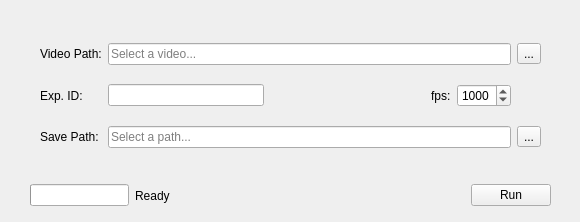
<?xml version="1.0" encoding="UTF-8"?>
<ui version="4.0">
 <class>KinematicsZebra</class>
 <widget class="QMainWindow" name="KinematicsZebra">
  <property name="geometry">
   <rect>
    <x>0</x>
    <y>0</y>
    <width>580</width>
    <height>222</height>
   </rect>
  </property>
  <property name="windowTitle">
   <string>Kinematics Zebra</string>
  </property>
  <property name="windowIcon">
   <iconset>
    <normaloff>icons/gar-fish.png</normaloff>icons/gar-fish.png</iconset>
  </property>
  <widget class="QWidget" name="centralwidget">
   <widget class="QWidget" name="gridLayoutWidget">
    <property name="geometry">
     <rect>
      <x>40</x>
      <y>30</y>
      <width>501</width>
      <height>134</height>
     </rect>
    </property>
    <layout class="QGridLayout" name="gridLayout">
     <item row="0" column="1" colspan="4">
      <widget class="QLineEdit" name="vidPathLineEdit">
       <property name="placeholderText">
        <string>Select a video...</string>
       </property>
      </widget>
     </item>
     <item row="0" column="0">
      <widget class="QLabel" name="vidPathLabel">
       <property name="text">
        <string>Video Path:</string>
       </property>
      </widget>
     </item>
     <item row="2" column="0">
      <widget class="QLabel" name="savePathLabel">
       <property name="text">
        <string>Save Path:</string>
       </property>
      </widget>
     </item>
     <item row="1" column="0">
      <widget class="QLabel" name="expIDLabel">
       <property name="text">
        <string>Exp. ID:</string>
       </property>
      </widget>
     </item>
     <item row="2" column="1" colspan="4">
      <widget class="QLineEdit" name="savePathLineEdit">
       <property name="placeholderText">
        <string>Select a path...</string>
       </property>
      </widget>
     </item>
     <item row="1" column="1">
      <widget class="QLineEdit" name="expIDLineEdit">
       <property name="styleSheet">
        <string notr="true">color: grey;
</string>
       </property>
       <property name="text">
        <string/>
       </property>
       <property name="readOnly">
        <bool>true</bool>
       </property>
       <property name="placeholderText">
        <string/>
       </property>
      </widget>
     </item>
     <item row="0" column="5">
      <widget class="QToolButton" name="vidPathTButton">
       <property name="text">
        <string>...</string>
       </property>
      </widget>
     </item>
     <item row="2" column="5">
      <widget class="QToolButton" name="savePathTButton">
       <property name="text">
        <string>...</string>
       </property>
      </widget>
     </item>
     <item row="1" column="4">
      <widget class="QSpinBox" name="fpsSpinBox">
       <property name="minimum">
        <number>1</number>
       </property>
       <property name="maximum">
        <number>2000</number>
       </property>
       <property name="value">
        <number>1000</number>
       </property>
      </widget>
     </item>
     <item row="1" column="2">
      <spacer name="horizontalSpacer_4">
       <property name="orientation">
        <enum>Qt::Horizontal</enum>
       </property>
       <property name="sizeHint" stdset="0">
        <size>
         <width>40</width>
         <height>20</height>
        </size>
       </property>
      </spacer>
     </item>
     <item row="1" column="3">
      <widget class="QLabel" name="fpsLabel">
       <property name="text">
        <string>fps:</string>
       </property>
      </widget>
     </item>
    </layout>
   </widget>
   <widget class="QWidget" name="layoutWidget">
    <property name="geometry">
     <rect>
      <x>30</x>
      <y>180</y>
      <width>521</width>
      <height>31</height>
     </rect>
    </property>
    <layout class="QHBoxLayout" name="horizontalLayout">
     <item>
      <widget class="QProgressBar" name="progressBar">
       <property name="acceptDrops">
        <bool>false</bool>
       </property>
       <property name="minimum">
        <number>0</number>
       </property>
       <property name="maximum">
        <number>10</number>
       </property>
       <property name="value">
        <number>-1</number>
       </property>
       <property name="alignment">
        <set>Qt::AlignLeading|Qt::AlignLeft|Qt::AlignVCenter</set>
       </property>
       <property name="textVisible">
        <bool>true</bool>
       </property>
       <property name="invertedAppearance">
        <bool>false</bool>
       </property>
      </widget>
     </item>
     <item>
      <widget class="QLabel" name="progressLabel">
       <property name="enabled">
        <bool>true</bool>
       </property>
       <property name="focusPolicy">
        <enum>Qt::NoFocus</enum>
       </property>
       <property name="autoFillBackground">
        <bool>false</bool>
       </property>
       <property name="frameShape">
        <enum>QFrame::NoFrame</enum>
       </property>
       <property name="frameShadow">
        <enum>QFrame::Plain</enum>
       </property>
       <property name="text">
        <string>Ready</string>
       </property>
      </widget>
     </item>
     <item>
      <spacer name="horizontalSpacer_3">
       <property name="orientation">
        <enum>Qt::Horizontal</enum>
       </property>
       <property name="sizeHint" stdset="0">
        <size>
         <width>40</width>
         <height>20</height>
        </size>
       </property>
      </spacer>
     </item>
     <item>
      <spacer name="horizontalSpacer_2">
       <property name="orientation">
        <enum>Qt::Horizontal</enum>
       </property>
       <property name="sizeHint" stdset="0">
        <size>
         <width>40</width>
         <height>20</height>
        </size>
       </property>
      </spacer>
     </item>
     <item>
      <spacer name="horizontalSpacer">
       <property name="orientation">
        <enum>Qt::Horizontal</enum>
       </property>
       <property name="sizeHint" stdset="0">
        <size>
         <width>40</width>
         <height>20</height>
        </size>
       </property>
      </spacer>
     </item>
     <item>
      <layout class="QHBoxLayout" name="horizontalLayout_2"/>
     </item>
     <item>
      <widget class="QPushButton" name="RunButton">
       <property name="enabled">
        <bool>true</bool>
       </property>
       <property name="text">
        <string>Run</string>
       </property>
       <property name="checkable">
        <bool>false</bool>
       </property>
       <property name="autoDefault">
        <bool>false</bool>
       </property>
       <property name="default">
        <bool>false</bool>
       </property>
       <property name="flat">
        <bool>false</bool>
       </property>
      </widget>
     </item>
    </layout>
   </widget>
  </widget>
 </widget>
 <resources/>
 <connections/>
</ui>
